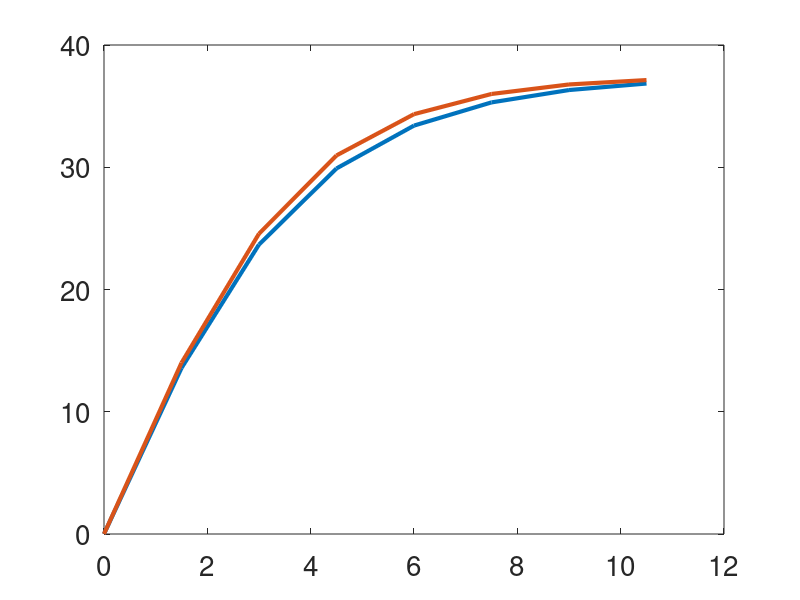

The MATLAB source for this figure:
%================== Program heunzv ======================
% The program computes the velocity and the displacement
% of a golf ball falling vertically in air. The equation 
% of motion is integrated using Heun's method
%========================================================
clear all; close all; clc;
FS = 20; set(0,'DefaultLineLineWidth',3,'DefaultAxesFontName','Helvetica','DefaultAxesFontSize',FS);
% Using Cd = 0.4;
g = 9.81; % Gravity [N/kg]
tend = 10;
alfa = 7.0e-3;
dt = 1.5; % Timestep
steps = round(tend/dt) + 1;
v = zeros(steps,1); t = v; z = v; % allocate space
v(1)= 0.0 ; t(1) = 0.0; z(1) = 0;
for n = 1:steps - 1
   t(n+1) = n*dt;
   % --- Predictor
   % zp = z(n) + dt*v(n) not used
   vp = v(n) + dt*(g - alfa*v(n)^2);
   % --- Corrector
   z(n+1) = z(n) + 0.5*dt*(v(n) + vp);
   v(n+1) = v(n) + 0.5*dt*(2*g - alfa*(v(n)^2 + vp^2));
end
% Analytical solution
k1 = sqrt(g/alfa); k2 = sqrt(alfa*g);
va = k1*tanh(k2*t);
za = log(cosh(k2*t))/alfa;
fprintf('    t(s)    v(m/s)   va(m/s)   z(m)    za(m) \n\n');
fprintf(' %6.2f  %8.3f %8.3f %8.2f %8.2f\n',[t v va z za]');
plot(t,v,t,va)
